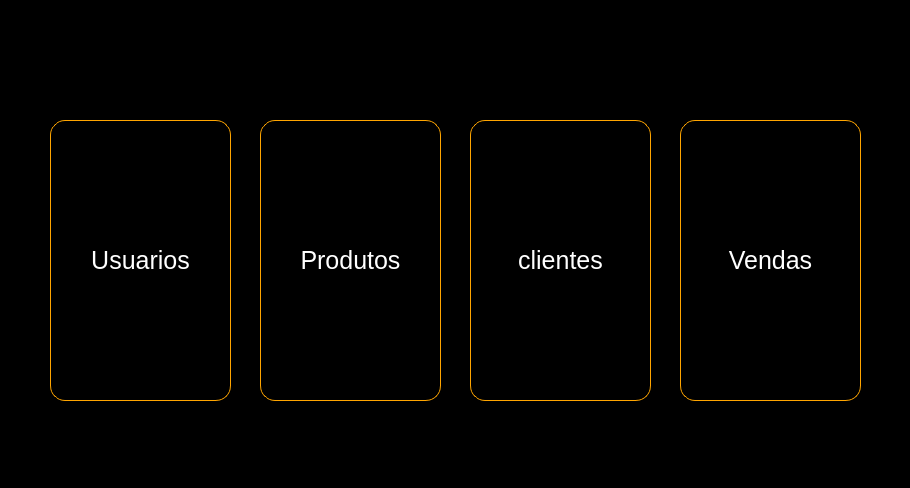
<?xml version="1.0" encoding="UTF-8"?>
<ui version="4.0">
 <class>MainWindow</class>
 <widget class="QMainWindow" name="MainWindow">
  <property name="geometry">
   <rect>
    <x>0</x>
    <y>0</y>
    <width>910</width>
    <height>488</height>
   </rect>
  </property>
  <property name="windowTitle">
   <string>MainWindow</string>
  </property>
  <property name="styleSheet">
   <string notr="true">background-color:black</string>
  </property>
  <widget class="QWidget" name="centralwidget">
   <widget class="QPushButton" name="pushButton">
    <property name="geometry">
     <rect>
      <x>50</x>
      <y>120</y>
      <width>181</width>
      <height>281</height>
     </rect>
    </property>
    <property name="styleSheet">
     <string notr="true">QPushButton
{border:1px solid orange;border-radius:15px;color:white;font-size:25px}

QPushButton:hover
{background-color:white;margin-bottom:15px;margin-top:20px;color:black}</string>
    </property>
    <property name="text">
     <string>Usuarios</string>
    </property>
   </widget>
   <widget class="QPushButton" name="pushButton_2">
    <property name="geometry">
     <rect>
      <x>260</x>
      <y>120</y>
      <width>181</width>
      <height>281</height>
     </rect>
    </property>
    <property name="styleSheet">
     <string notr="true">QPushButton
{border:1px solid orange;border-radius:15px;color:white;font-size:25px}

QPushButton:hover
{background-color:white;margin-bottom:15px;margin-top:20px;color:black}</string>
    </property>
    <property name="text">
     <string>Produtos</string>
    </property>
   </widget>
   <widget class="QPushButton" name="pushButton_3">
    <property name="geometry">
     <rect>
      <x>470</x>
      <y>120</y>
      <width>181</width>
      <height>281</height>
     </rect>
    </property>
    <property name="styleSheet">
     <string notr="true">QPushButton
{border:1px solid orange;border-radius:15px;color:white;color:white;font-size:25px}

QPushButton:hover
{background-color:white;margin-bottom:15px;margin-top:20px;color:black}</string>
    </property>
    <property name="text">
     <string>clientes</string>
    </property>
   </widget>
   <widget class="QPushButton" name="pushButton_4">
    <property name="geometry">
     <rect>
      <x>680</x>
      <y>120</y>
      <width>181</width>
      <height>281</height>
     </rect>
    </property>
    <property name="styleSheet">
     <string notr="true">QPushButton
{border:1px solid orange;border-radius:15px;color:white;color:white;font-size:25px}

QPushButton:hover
{background-color:white;margin-bottom:15px;margin-top:20px;color:black}</string>
    </property>
    <property name="text">
     <string>Vendas</string>
    </property>
   </widget>
   <widget class="QLabel" name="label_2">
    <property name="geometry">
     <rect>
      <x>100</x>
      <y>140</y>
      <width>81</width>
      <height>91</height>
     </rect>
    </property>
    <property name="styleSheet">
     <string notr="true">background-color:none</string>
    </property>
    <property name="text">
     <string/>
    </property>
    <property name="pixmap">
     <pixmap resource="cpanel.qrc">:/newPrefix/usuarios-removebg-preview.png</pixmap>
    </property>
    <property name="scaledContents">
     <bool>true</bool>
    </property>
   </widget>
   <widget class="QLabel" name="label_3">
    <property name="geometry">
     <rect>
      <x>310</x>
      <y>140</y>
      <width>81</width>
      <height>91</height>
     </rect>
    </property>
    <property name="styleSheet">
     <string notr="true">background-color:none</string>
    </property>
    <property name="text">
     <string/>
    </property>
    <property name="pixmap">
     <pixmap resource="cpanel.qrc">:/newPrefix/peodutos-removebg-preview.png</pixmap>
    </property>
    <property name="scaledContents">
     <bool>true</bool>
    </property>
   </widget>
   <widget class="QLabel" name="label_4">
    <property name="geometry">
     <rect>
      <x>520</x>
      <y>150</y>
      <width>81</width>
      <height>91</height>
     </rect>
    </property>
    <property name="styleSheet">
     <string notr="true">background-color:none</string>
    </property>
    <property name="text">
     <string/>
    </property>
    <property name="pixmap">
     <pixmap resource="cpanel.qrc">:/newPrefix/user-removebg-preview.png</pixmap>
    </property>
    <property name="scaledContents">
     <bool>true</bool>
    </property>
   </widget>
   <widget class="QLabel" name="label_5">
    <property name="geometry">
     <rect>
      <x>730</x>
      <y>150</y>
      <width>81</width>
      <height>91</height>
     </rect>
    </property>
    <property name="styleSheet">
     <string notr="true">background-color:none</string>
    </property>
    <property name="text">
     <string/>
    </property>
    <property name="pixmap">
     <pixmap resource="cpanel.qrc">:/newPrefix/OIP__1_-removebg-preview.png</pixmap>
    </property>
    <property name="scaledContents">
     <bool>true</bool>
    </property>
   </widget>
  </widget>
  <widget class="QMenuBar" name="menubar">
   <property name="geometry">
    <rect>
     <x>0</x>
     <y>0</y>
     <width>910</width>
     <height>21</height>
    </rect>
   </property>
  </widget>
  <widget class="QStatusBar" name="statusbar"/>
 </widget>
 <resources>
  <include location="cpanel.qrc"/>
 </resources>
 <connections/>
</ui>
